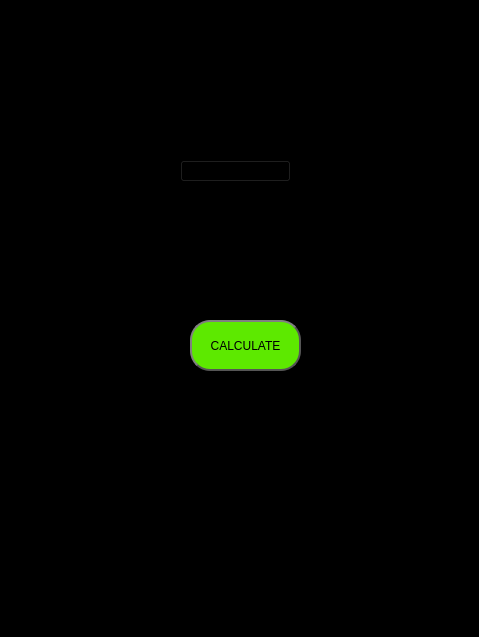
<?xml version="1.0" encoding="UTF-8"?>
<ui version="4.0">
 <class>MainWindow</class>
 <widget class="QMainWindow" name="MainWindow">
  <property name="geometry">
   <rect>
    <x>0</x>
    <y>0</y>
    <width>479</width>
    <height>637</height>
   </rect>
  </property>
  <property name="windowTitle">
   <string>MainWindow</string>
  </property>
  <property name="autoFillBackground">
   <bool>false</bool>
  </property>
  <property name="styleSheet">
   <string notr="true">background-color: rgb(0, 0, 0);</string>
  </property>
  <widget class="QWidget" name="centralwidget">
   <widget class="QLabel" name="lbl_chosenOption">
    <property name="geometry">
     <rect>
      <x>120</x>
      <y>130</y>
      <width>251</width>
      <height>16</height>
     </rect>
    </property>
    <property name="styleSheet">
     <string notr="true"/>
    </property>
    <property name="text">
     <string>Please input the parameters in question</string>
    </property>
   </widget>
   <widget class="QLabel" name="lbl_param_1">
    <property name="geometry">
     <rect>
      <x>100</x>
      <y>250</y>
      <width>91</width>
      <height>16</height>
     </rect>
    </property>
    <property name="styleSheet">
     <string notr="true"/>
    </property>
    <property name="text">
     <string>-</string>
    </property>
    <property name="alignment">
     <set>Qt::AlignCenter</set>
    </property>
   </widget>
   <widget class="QLabel" name="lbl_param_2">
    <property name="geometry">
     <rect>
      <x>200</x>
      <y>250</y>
      <width>91</width>
      <height>16</height>
     </rect>
    </property>
    <property name="styleSheet">
     <string notr="true"/>
    </property>
    <property name="text">
     <string>-</string>
    </property>
    <property name="alignment">
     <set>Qt::AlignCenter</set>
    </property>
   </widget>
   <widget class="QLabel" name="lbl_param_3">
    <property name="geometry">
     <rect>
      <x>300</x>
      <y>250</y>
      <width>91</width>
      <height>16</height>
     </rect>
    </property>
    <property name="styleSheet">
     <string notr="true"/>
    </property>
    <property name="text">
     <string>-</string>
    </property>
    <property name="alignment">
     <set>Qt::AlignCenter</set>
    </property>
   </widget>
   <widget class="QComboBox" name="combo_asked_param">
    <property name="geometry">
     <rect>
      <x>180</x>
      <y>160</y>
      <width>111</width>
      <height>22</height>
     </rect>
    </property>
    <property name="styleSheet">
     <string notr="true"/>
    </property>
    <property name="currentText">
     <string>-</string>
    </property>
    <item>
     <property name="text">
      <string>-</string>
     </property>
    </item>
    <item>
     <property name="text">
      <string>P(A)</string>
     </property>
    </item>
    <item>
     <property name="text">
      <string>P(B)</string>
     </property>
    </item>
    <item>
     <property name="text">
      <string>P(A|B)</string>
     </property>
    </item>
    <item>
     <property name="text">
      <string>P(B|A)</string>
     </property>
    </item>
   </widget>
   <widget class="QTextEdit" name="line_param_1">
    <property name="geometry">
     <rect>
      <x>100</x>
      <y>270</y>
      <width>91</width>
      <height>31</height>
     </rect>
    </property>
    <property name="styleSheet">
     <string notr="true"/>
    </property>
   </widget>
   <widget class="QTextEdit" name="line_param_2">
    <property name="geometry">
     <rect>
      <x>200</x>
      <y>270</y>
      <width>91</width>
      <height>31</height>
     </rect>
    </property>
    <property name="styleSheet">
     <string notr="true"/>
    </property>
   </widget>
   <widget class="QTextEdit" name="line_param_3">
    <property name="geometry">
     <rect>
      <x>300</x>
      <y>270</y>
      <width>91</width>
      <height>31</height>
     </rect>
    </property>
    <property name="styleSheet">
     <string notr="true"/>
    </property>
   </widget>
   <widget class="QPushButton" name="btn_calc">
    <property name="geometry">
     <rect>
      <x>190</x>
      <y>320</y>
      <width>111</width>
      <height>51</height>
     </rect>
    </property>
    <property name="styleSheet">
     <string notr="true">    border: 2px solid #555;
    border-radius: 20px;
    border-style: outset;
    background: qradialgradient(
        cx: 0.3, cy: -0.4, fx: 0.3, fy: -0.4,
        radius: 1.35, stop: 0 #fff, stop: 1 #888
        );
    padding: 5px;
background-color: rgb(93, 233, 0);</string>
    </property>
    <property name="text">
     <string>CALCULATE</string>
    </property>
   </widget>
   <widget class="QLabel" name="lbl_result">
    <property name="geometry">
     <rect>
      <x>130</x>
      <y>390</y>
      <width>231</width>
      <height>16</height>
     </rect>
    </property>
    <property name="styleSheet">
     <string notr="true"/>
    </property>
    <property name="text">
     <string/>
    </property>
    <property name="alignment">
     <set>Qt::AlignCenter</set>
    </property>
   </widget>
  </widget>
 </widget>
 <resources/>
 <connections/>
</ui>
